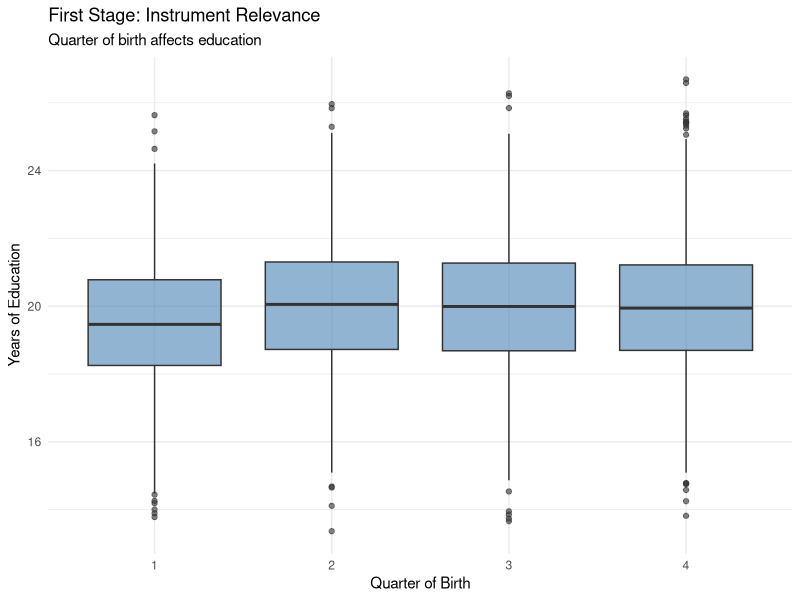
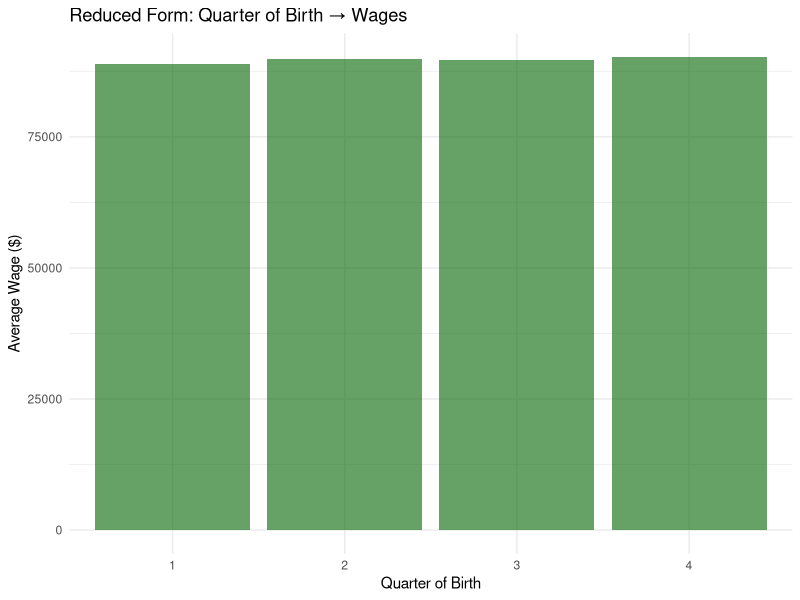
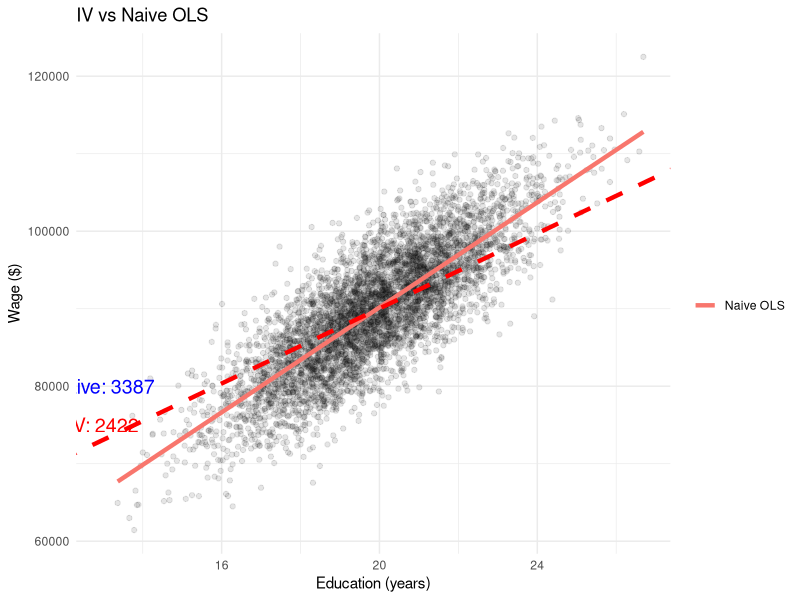

Recreate these plots in R, in order.
cat("INSTRUMENTAL VARIABLES")

cat("

🎯 What Are Instrumental Variables?

Instrumental Variables (IV) are a causal inference method used when the treatment is not randomly assigned and 
there is unmeasured confounding you cannot control for.

🔥 The Core Idea

You find a variable Z (the instrument) that:

1. Affects the treatment (Z → W)

The instrument must change whether someone receives the treatment.

2. Does NOT directly affect the outcome (Z ↛ Y)

It should affect the outcome only through the treatment.

3. Is NOT related to confounders

Z must be as good as random with respect to unmeasured confounders.

📦 Why Use IV?

When we cannot rely on:

matching

regression

causal forests

uplift modeling

propensity scores

because confounders are unobserved.

→ IV is a way to “recover randomization.”

🧠 Intuition (the elevator pitch)

The Instrument works like a natural experiment.

If something (Z) pushes people into treatment in a random-like way,

but does not affect the outcome directly,

we can use it to identify the causal effect.

")

cat("

✔️ Classic Example (Interview Ready)

🎵 Example: Effect of attending music lessons (W) on cognitive performance (Y)

Confounder:

Kids from wealthy families are more likely to take lessons AND have higher test scores.

You cannot measure family motivation, home environment, parenting skill, etc.

Use an Instrument:

Distance to nearest music school (Z)

Kids closer to a music school are more likely to attend (Z → W)

Distance does not directly improve math scores (Z ↛ Y)

Distance is unrelated to family motivation (ideally)

→ Valid IV.

")

cat("

🧩 How IV works mathematically

Two-Stage Least Squares (2SLS)

Stage 1: Predict treatment using the instrument

W = α + βZ + γX + ϵ

This gives the part of 𝑊^

Stage 2: Predict outcome using predicted treatment
𝑌 = 𝛿 + 𝜃 𝑊^ + 𝜂

The coefficient 𝜃 : θ = causal effect.

")

cat("

library(AER)

# Example data: ivreg requires formula Y ~ W | Z

iv_model <- ivreg(Y ~ W | Z, data = df)

summary(iv_model)

")


cat("

The Two-Stage Least Squares (2SLS) method

")

cat("Examples :

| Setting                            | Treatment (T)              | Outcome (Y)    | Instrument (Z)                          |
| ---------------------------------- | -------------------------- | -------------- | --------------------------------------- |
| Education economics                | Years of education         | Income         | Distance to nearest college             |
| Health                             | Taking a drug              | Blood pressure | Doctor’s random prescription preference |
| Labor economics                    | Job training participation | Wage           | Random assignment or eligibility rule   |
| Genetics (Mendelian Randomization) | BMI                        | Heart disease  | Genetic variant (allele) affecting BMI  |

")

set.seed(123)
n <- 1000

U <- rnorm(n)
Z <- rnorm(n)                   # instrument
T <- 0.8*Z + 0.7*U + rnorm(n)   # treatment depends on Z (relevant) and U (confounded)
Y <- 5 + 2*T + 3*U + rnorm(n)   # outcome depends on T and U

head(U)
head(Z)
head(T)
head(Y)

# Ordinary regression (biased, because Cov(T,U)!=0)
ols <- lm(Y ~ T)
summary(ols)$coef

# Instrumental variable regression
library(AER)
iv <- ivreg(Y ~ T | Z)
summary(iv)

cat("\n :

| Term            | Estimate | Meaning                                                                                                                            | p-value | Significance           |
| --------------- | -------- | ----------------------------------------------------- |
| **(Intercept)** | 5.03     | When ( T = 0 ), the expected value of ( Y ) ≈ 5.0   
                             | < 2e–16 | *** highly significant |
| **T**           | **2.28** | A **1-unit increase in ( T )** causes, on average, 
                               a **2.28-unit increase in ( Y )**, 
                               after accounting for confounding using ( Z ) | < 2e–16 | 
                               *** highly significant |

| Metric                               | Meaning                                                                          | Value                      
| ------------------------------------ | -------------------------------------------------------------------------------- | --------------------------
| **Residual Std. Error = 2.96**       | Typical deviation of observed vs. predicted ( Y )                                | Moderate fit               
| **R² = 0.6846**                      | 68% of the variation in ( Y ) explained by fitted model                          | Strong explanatory power   
| **Wald test (F = 474.9, p < 2e–16)** | Tests whether the instrumented regressor ( T ) has a significant effect on ( Y ) | Highly significant overall 

✅ Summary in plain language :

After removing confounding effects using the instrument Z, 

we estimate that each 1-unit increase in the treatment T 
leads to an average increase of 2.28 units in the outcome 𝑌

This effect is statistically significant (p < 0.000001), 
and the model explains about 68% of the variation in 𝑌

")


cat('

2SLS: Two-Stage Least Squares

2SLS is an extension of OLS designed to fix endogeneity 

— using an instrumental variable (Z) that creates “as-if random” variation in T.


| Concept               | OLS                              | 2SLS                                        |
| --------------------- | -------------------------------- | ------------------------------------------- |
| Assumes exogeneity    | ✅ Yes                            | ✅ Yes, but via instrument                   |
| Handles confounding   | ❌ No                             | ✅ Yes (if valid instrument)                 |
| Accuracy              | Efficient if valid               | Less efficient but consistent               |
| Causal interpretation | Only if no omitted variable bias | Robust to omitted variable bias             |
| Analogy               | “Direct regression”              | “Regression using only exogenous variation” |

')


cat("PARTIAL LEAST SQUARES :")

cat(" 

A note about PLS : 

Partial Least Squares (PLS), which sits between Ordinary Least Squares (OLS) regression and 
Principal Component Analysis (PCA).

PLS is especially powerful when you have many correlated predictors — 

typical in genomics, chemometrics, spectroscopy, 

and other high-dimensional bioinformatics settings.

🧠 The idea behind Partial Least Squares

PLS finds new latent variables (components) — linear combinations of the predictors — that:

capture directions of high variance in X and are most correlated with 𝑌

So unlike PCA (which only looks at variance in  𝑋, PLS looks for components that best explain 𝑌

In other words:

PCA: summarize 𝑋

PLS: summarize 𝑋 to predict Y.

| Feature                         | OLS               | PCA                      | PLS                                            |
| ------------------------------- | ----------------- | ------------------------ | ---------------------------------------------- |
| Goal                            | Fit (Y = X\beta)  | Summarize variance in X  | Predict Y from X                               |
| Handles multicollinearity?      | ❌ No              | ✅ Yes                    | ✅ Yes                                          |
| Uses Y in component extraction? | ✅ Directly        | ❌ No                     | ✅ Yes                                          |
| Good for high-dimensional data? | ❌ No              | ✅                        | ✅                                              |
| Typical application             | Simple regression | Dimensionality reduction | Predictive modeling with correlated predictors |


")

set.seed(123)
library(pls)

# Simulate data
n <- 100
p <- 20
X <- matrix(rnorm(n*p), n, p)
X[, 2:5] <- X[, 1] + rnorm(n*4, sd=0.1)  # make predictors correlated
Y <- 3*X[,1] - 2*X[,2] + rnorm(n)

head(X)
head(Y)

# Fit OLS (unstable)
ols <- lm(Y ~ X)

cat("OLS model")
summary(ols)$r.squared

# Fit PLS
pls_model <- plsr(Y ~ X, ncomp = 3, validation = "CV")

cat("PLS model")
summary(pls_model)

# Predicted R² for cross-validation
R2(pls_model, estimate = "CV")



cat("

| Situation                                   | Why PLS helps                                    |
| ------------------------------------------- | ------------------------------------------------ |
| Many predictors (p > n)                     | Dimensionality reduction built in                |
| Predictors highly correlated                | PLS extracts orthogonal latent variables         |
| You want both prediction and interpretation | PLS balances predictive power and explainability |
| You want supervised dimension reduction     | Unlike PCA, PLS uses Y to guide component choice |

🧠 Intuition summary

OLS: fits a direct line
PCA: summarizes input variance
PLS: finds directions in X that best predict Y.

Imagine you have 10,000 genes, many correlated —

PLS builds a few “synthetic” gene-expression features (latent variables) that best predict your phenotype Y.

")

cat("

| Concept                    | OLS                    | 2SLS                              | PLS                                      |
| -------------------------- | ---------------------- | --------------------------------- | ---------------------------------------- |
| Handles confounding        | ❌                      | ✅ (via instruments)               | ❌                                        |
| Handles multicollinearity  | ❌                      | ⚠️ sometimes                      | ✅                                        |
| Dimension reduction        | ❌                      | ❌                                 | ✅                                        |
| Uses latent components     | ❌                      | ❌                                 | ✅                                        |
| Uses Y to guide components | ✅ directly             | ✅ via stage 2                     | ✅ integrated                             |
| Best for                   | clean causal inference | causal inference with endogeneity | prediction with correlated or high-dim X |
")



cat(" INSTRUMENTAL VARIABLES : Scenario: Effect of Education on Wages ")

library(dplyr)
library(ggplot2)
library(AER)  # For ivreg function

set.seed(123)
n <- 5000

# ==================== 1. SIMULATE DATA ====================
# Unmeasured confounder: ability
data <- data.frame(
  ability = rnorm(n, mean = 100, sd = 15),  # Can't observe this!
  quarter_birth = sample(1:4, n, replace = TRUE)  # Instrument
)

# Education: affected by ability AND quarter of birth
# Quarter 1 births → slightly less education (can drop out earlier)
data$education <- with(data,
  12 +  # Base education
  0.08 * ability +  # Ability increases education
  -0.5 * (quarter_birth == 1) +  # Q1 births get less education
  rnorm(n, 0, 1.5)
)

# Wages: affected by education AND ability
# True causal effect of education: $2000 per year
true_effect <- 2000
data$wage <- with(data,
  20000 +  # Base wage
  true_effect * education +  # CAUSAL effect of education
  300 * ability +  # Ability also affects wages (confounding!)
  rnorm(n, 0, 3000)
)

# ==================== 2. NAIVE REGRESSION (BIASED) ====================
naive_model <- lm(wage ~ education, data = data)

cat("=== NAIVE OLS (Biased due to omitted ability) ===\n")
cat("Estimated effect:", round(coef(naive_model)["education"], 2), "\n")
cat("True effect:", true_effect, "\n")
cat("Bias:", round(coef(naive_model)["education"] - true_effect, 2), "\n\n")

# This is BIASED because education correlates with ability



# ==================== 3. ORACLE REGRESSION (If we could observe ability) ====================
oracle_model <- lm(wage ~ education + ability, data = data)

cat("=== ORACLE (Controls for ability - correct) ===\n")
cat("Estimated effect:", round(coef(oracle_model)["education"], 2), "\n")
cat("True effect:", true_effect, "\n\n")

# ==================== 4. CHECK INSTRUMENT VALIDITY ====================
# Requirement 1: Relevance - Does instrument predict treatment?
first_stage <- lm(education ~ quarter_birth, data = data)
summary(first_stage)

# F-statistic should be > 10 (rule of thumb)
f_stat <- summary(first_stage)$fstatistic[1]
cat("=== First Stage F-statistic ===\n")
cat("F-stat:", round(f_stat, 2), "\n")
if (f_stat > 10) {
  cat("✓ Strong instrument (F > 10)\n\n")
} else {
  cat("✗ Weak instrument (F < 10)\n\n")
}

# Visualize first stage
ggplot(data, aes(x = factor(quarter_birth), y = education)) +
  geom_boxplot(fill = "steelblue", alpha = 0.6) +
  labs(
    title = "First Stage: Instrument Relevance",
    subtitle = "Quarter of birth affects education",
    x = "Quarter of Birth",
    y = "Years of Education"
  ) +
  theme_minimal()

# ==================== 5. IV ESTIMATION (2SLS) ====================
# Two-Stage Least Squares
iv_model <- ivreg(wage ~ education | quarter_birth, data = data)

cat("=== IV Estimation (2SLS) ===\n")
cat("Estimated effect:", round(coef(iv_model)["education"], 2), "\n")
cat("True effect:", true_effect, "\n")
cat("Standard error:", round(summary(iv_model)$coefficients["education", "Std. Error"], 2), "\n\n")

# Compare all methods
comparison <- data.frame(
  Method = c("Naive OLS", "Oracle (with ability)", "IV (2SLS)", "True Effect"),
  Estimate = c(
    coef(naive_model)["education"],
    coef(oracle_model)["education"],
    coef(iv_model)["education"],
    true_effect
  ),
  SE = c(
    summary(naive_model)$coefficients["education", "Std. Error"],
    summary(oracle_model)$coefficients["education", "Std. Error"],
    summary(iv_model)$coefficients["education", "Std. Error"],
    NA
  )
)

print(comparison)


# ==================== 6. VISUALIZE ====================
# Create reduced form plot
reduced_form <- data %>%
  group_by(quarter_birth) %>%
  summarise(
    avg_wage = mean(wage),
    avg_education = mean(education),
    .groups = 'drop'
  )

# Plot 1: Reduced form (instrument → outcome)
p1 <- ggplot(reduced_form, aes(x = factor(quarter_birth), y = avg_wage)) +
  geom_col(fill = "darkgreen", alpha = 0.6) +
  labs(
    title = "Reduced Form: Quarter of Birth → Wages",
    x = "Quarter of Birth",
    y = "Average Wage ($)"
  ) +
  theme_minimal()

# Plot 2: IV estimate visualization
p2 <- ggplot(data, aes(x = education, y = wage)) +
  geom_point(alpha = 0.1) +
  geom_smooth(method = "lm", aes(color = "Naive OLS"), se = FALSE, size = 1.5) +
  geom_abline(intercept = coef(iv_model)[1], 
              slope = coef(iv_model)[2],
              color = "red", size = 1.5, linetype = "dashed") +
  annotate("text", x = 13, y = 80000, 
           label = paste("Naive:", round(coef(naive_model)["education"], 0)),
           color = "blue", size = 5) +
  annotate("text", x = 13, y = 75000,
           label = paste("IV:", round(coef(iv_model)["education"], 0)),
           color = "red", size = 5) +
  labs(
    title = "IV vs Naive OLS",
    x = "Education (years)",
    y = "Wage ($)",
    color = ""
  ) +
  theme_minimal()

print(p1)
print(p2)

cat("Manual 2SLS calculation : Claude AI")

# ==================== MANUAL 2SLS ====================
# Stage 1: Regress education on instrument
stage1 <- lm(education ~ quarter_birth, data = data)
data$education_predicted <- predict(stage1)

# Stage 2: Regress wage on predicted education
stage2 <- lm(wage ~ education_predicted, data = data)

cat("\n=== Manual 2SLS ===\n")
cat("Stage 1 coefficient:", round(coef(stage1)["quarter_birth"], 4), "\n")
cat("Stage 2 coefficient:", round(coef(stage2)["education_predicted"], 2), "\n")

# This matches ivreg() output
cat("\nCompare with ivreg:", round(coef(iv_model)["education"], 2), "\n")
